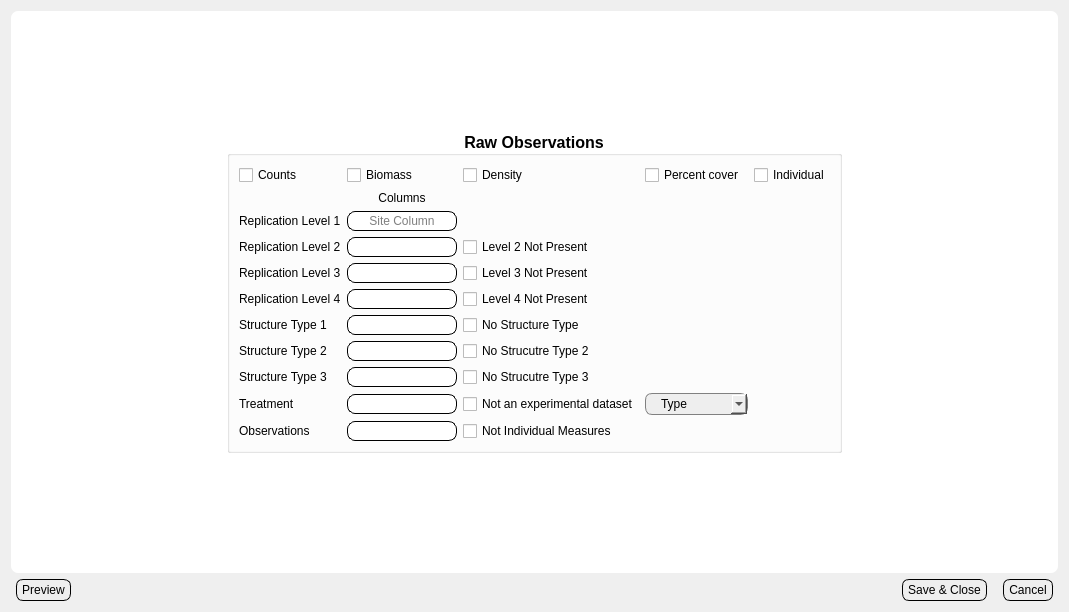
<?xml version="1.0" encoding="UTF-8"?>
<ui version="4.0">
 <class>Dialog</class>
 <widget class="QDialog" name="Dialog">
  <property name="geometry">
   <rect>
    <x>0</x>
    <y>0</y>
    <width>1069</width>
    <height>612</height>
   </rect>
  </property>
  <property name="focusPolicy">
   <enum>Qt::TabFocus</enum>
  </property>
  <property name="windowTitle">
   <string>Observation Information</string>
  </property>
  <property name="styleSheet">
   <string notr="true">.QLabel{
	background: None;
	padding: 0px;
	margin: 0px;
}
.QComboBox {
    border: 1px solid gray;
    border-radius: 7px;
    padding: 2px;
	padding-left: 15px;
	background: #EEEEEE;
}
.QFrame, .QWidget{
	border-radius: 7;
	background: white;
}	



.QLineEdit{
	padding: 1px;
	border-style: solid;
	border: 1px solid black;
	border-radius: 8px;
	margin: 0px;
}

.QPushButton {
	color: black;
	background: #EEEEEE;
	border-width: 1px;
	border-color: black;
	border-style: solid;
	border-radius: 7;
	margin-top: 0px;
	margin-left: 5px;
	margin-right:5px;	
	padding-left: 5px;
	padding-right: 5px;
	padding-top: 3px;
	padding-bottom: 3px;
}
</string>
  </property>
  <layout class="QVBoxLayout" name="verticalLayout_5">
   <item>
    <layout class="QVBoxLayout" name="verticalLayout_4">
     <item>
      <widget class="QFrame" name="frame">
       <property name="frameShape">
        <enum>QFrame::StyledPanel</enum>
       </property>
       <property name="frameShadow">
        <enum>QFrame::Raised</enum>
       </property>
       <layout class="QVBoxLayout" name="verticalLayout_3">
        <item>
         <layout class="QVBoxLayout" name="verticalLayout_2">
          <item>
           <spacer name="verticalSpacer">
            <property name="orientation">
             <enum>Qt::Vertical</enum>
            </property>
            <property name="sizeHint" stdset="0">
             <size>
              <width>20</width>
              <height>40</height>
             </size>
            </property>
           </spacer>
          </item>
          <item>
           <layout class="QHBoxLayout" name="horizontalLayout">
            <item>
             <spacer name="horizontalSpacer">
              <property name="orientation">
               <enum>Qt::Horizontal</enum>
              </property>
              <property name="sizeHint" stdset="0">
               <size>
                <width>40</width>
                <height>20</height>
               </size>
              </property>
             </spacer>
            </item>
            <item>
             <widget class="QGroupBox" name="groupBox">
              <property name="sizePolicy">
               <sizepolicy hsizetype="Fixed" vsizetype="Fixed">
                <horstretch>0</horstretch>
                <verstretch>0</verstretch>
               </sizepolicy>
              </property>
              <property name="font">
               <font>
                <pointsize>12</pointsize>
                <weight>75</weight>
                <bold>true</bold>
               </font>
              </property>
              <property name="title">
               <string>Raw Observations</string>
              </property>
              <property name="alignment">
               <set>Qt::AlignCenter</set>
              </property>
              <layout class="QVBoxLayout" name="verticalLayout">
               <item>
                <layout class="QGridLayout" name="gridLayout">
                 <item row="11" column="2">
                  <widget class="QCheckBox" name="ckRaw">
                   <property name="focusPolicy">
                    <enum>Qt::TabFocus</enum>
                   </property>
                   <property name="text">
                    <string>Not Individual Measures</string>
                   </property>
                  </widget>
                 </item>
                 <item row="11" column="1">
                  <widget class="QLineEdit" name="lnedRaw">
                   <property name="enabled">
                    <bool>true</bool>
                   </property>
                   <property name="sizePolicy">
                    <sizepolicy hsizetype="Fixed" vsizetype="Fixed">
                     <horstretch>0</horstretch>
                     <verstretch>0</verstretch>
                    </sizepolicy>
                   </property>
                   <property name="focusPolicy">
                    <enum>Qt::StrongFocus</enum>
                   </property>
                   <property name="inputMask">
                    <string/>
                   </property>
                   <property name="text">
                    <string/>
                   </property>
                   <property name="alignment">
                    <set>Qt::AlignCenter</set>
                   </property>
                   <property name="readOnly">
                    <bool>false</bool>
                   </property>
                   <property name="placeholderText">
                    <string/>
                   </property>
                  </widget>
                 </item>
                 <item row="6" column="1">
                  <widget class="QLineEdit" name="lnedRep4">
                   <property name="enabled">
                    <bool>true</bool>
                   </property>
                   <property name="sizePolicy">
                    <sizepolicy hsizetype="Fixed" vsizetype="Fixed">
                     <horstretch>0</horstretch>
                     <verstretch>0</verstretch>
                    </sizepolicy>
                   </property>
                   <property name="focusPolicy">
                    <enum>Qt::StrongFocus</enum>
                   </property>
                   <property name="inputMask">
                    <string/>
                   </property>
                   <property name="text">
                    <string/>
                   </property>
                   <property name="alignment">
                    <set>Qt::AlignCenter</set>
                   </property>
                   <property name="readOnly">
                    <bool>false</bool>
                   </property>
                   <property name="placeholderText">
                    <string/>
                   </property>
                  </widget>
                 </item>
                 <item row="4" column="0">
                  <widget class="QLabel" name="label_3">
                   <property name="text">
                    <string>Replication Level 2</string>
                   </property>
                  </widget>
                 </item>
                 <item row="5" column="2">
                  <widget class="QCheckBox" name="ckRep3">
                   <property name="focusPolicy">
                    <enum>Qt::TabFocus</enum>
                   </property>
                   <property name="text">
                    <string>Level 3 Not Present</string>
                   </property>
                  </widget>
                 </item>
                 <item row="5" column="1">
                  <widget class="QLineEdit" name="lnedRep3">
                   <property name="enabled">
                    <bool>true</bool>
                   </property>
                   <property name="sizePolicy">
                    <sizepolicy hsizetype="Fixed" vsizetype="Fixed">
                     <horstretch>0</horstretch>
                     <verstretch>0</verstretch>
                    </sizepolicy>
                   </property>
                   <property name="focusPolicy">
                    <enum>Qt::StrongFocus</enum>
                   </property>
                   <property name="inputMask">
                    <string/>
                   </property>
                   <property name="text">
                    <string/>
                   </property>
                   <property name="alignment">
                    <set>Qt::AlignCenter</set>
                   </property>
                   <property name="readOnly">
                    <bool>false</bool>
                   </property>
                   <property name="placeholderText">
                    <string/>
                   </property>
                  </widget>
                 </item>
                 <item row="5" column="0">
                  <widget class="QLabel" name="label_4">
                   <property name="text">
                    <string>Replication Level 3</string>
                   </property>
                  </widget>
                 </item>
                 <item row="3" column="0">
                  <widget class="QLabel" name="label_2">
                   <property name="text">
                    <string>Replication Level 1</string>
                   </property>
                  </widget>
                 </item>
                 <item row="7" column="1">
                  <widget class="QLineEdit" name="lnedStructure">
                   <property name="enabled">
                    <bool>true</bool>
                   </property>
                   <property name="sizePolicy">
                    <sizepolicy hsizetype="Fixed" vsizetype="Fixed">
                     <horstretch>0</horstretch>
                     <verstretch>0</verstretch>
                    </sizepolicy>
                   </property>
                   <property name="focusPolicy">
                    <enum>Qt::StrongFocus</enum>
                   </property>
                   <property name="inputMask">
                    <string/>
                   </property>
                   <property name="text">
                    <string/>
                   </property>
                   <property name="alignment">
                    <set>Qt::AlignCenter</set>
                   </property>
                   <property name="readOnly">
                    <bool>false</bool>
                   </property>
                   <property name="placeholderText">
                    <string/>
                   </property>
                  </widget>
                 </item>
                 <item row="6" column="0">
                  <widget class="QLabel" name="label_5">
                   <property name="text">
                    <string>Replication Level 4</string>
                   </property>
                  </widget>
                 </item>
                 <item row="6" column="2">
                  <widget class="QCheckBox" name="ckRep4">
                   <property name="focusPolicy">
                    <enum>Qt::TabFocus</enum>
                   </property>
                   <property name="text">
                    <string>Level 4 Not Present</string>
                   </property>
                  </widget>
                 </item>
                 <item row="4" column="1">
                  <widget class="QLineEdit" name="lnedRep2">
                   <property name="enabled">
                    <bool>true</bool>
                   </property>
                   <property name="sizePolicy">
                    <sizepolicy hsizetype="Fixed" vsizetype="Fixed">
                     <horstretch>0</horstretch>
                     <verstretch>0</verstretch>
                    </sizepolicy>
                   </property>
                   <property name="focusPolicy">
                    <enum>Qt::StrongFocus</enum>
                   </property>
                   <property name="inputMask">
                    <string/>
                   </property>
                   <property name="text">
                    <string/>
                   </property>
                   <property name="alignment">
                    <set>Qt::AlignCenter</set>
                   </property>
                   <property name="readOnly">
                    <bool>false</bool>
                   </property>
                   <property name="placeholderText">
                    <string/>
                   </property>
                  </widget>
                 </item>
                 <item row="4" column="2">
                  <widget class="QCheckBox" name="ckRep2">
                   <property name="focusPolicy">
                    <enum>Qt::TabFocus</enum>
                   </property>
                   <property name="text">
                    <string>Level 2 Not Present</string>
                   </property>
                  </widget>
                 </item>
                 <item row="7" column="0">
                  <widget class="QLabel" name="label_6">
                   <property name="text">
                    <string>Structure Type 1</string>
                   </property>
                  </widget>
                 </item>
                 <item row="11" column="0">
                  <widget class="QLabel" name="label_8">
                   <property name="text">
                    <string>Observations</string>
                   </property>
                  </widget>
                 </item>
                 <item row="3" column="1">
                  <widget class="QLineEdit" name="lnedRep1">
                   <property name="enabled">
                    <bool>false</bool>
                   </property>
                   <property name="sizePolicy">
                    <sizepolicy hsizetype="Fixed" vsizetype="Fixed">
                     <horstretch>0</horstretch>
                     <verstretch>0</verstretch>
                    </sizepolicy>
                   </property>
                   <property name="focusPolicy">
                    <enum>Qt::NoFocus</enum>
                   </property>
                   <property name="inputMask">
                    <string/>
                   </property>
                   <property name="text">
                    <string/>
                   </property>
                   <property name="alignment">
                    <set>Qt::AlignCenter</set>
                   </property>
                   <property name="readOnly">
                    <bool>false</bool>
                   </property>
                   <property name="placeholderText">
                    <string>Site Column</string>
                   </property>
                  </widget>
                 </item>
                 <item row="2" column="1">
                  <widget class="QLabel" name="label">
                   <property name="text">
                    <string>Columns</string>
                   </property>
                   <property name="alignment">
                    <set>Qt::AlignCenter</set>
                   </property>
                  </widget>
                 </item>
                 <item row="10" column="1">
                  <widget class="QLineEdit" name="lnedTreatment"/>
                 </item>
                 <item row="10" column="2">
                  <widget class="QCheckBox" name="ckTreatment">
                   <property name="text">
                    <string>Not an experimental dataset</string>
                   </property>
                  </widget>
                 </item>
                 <item row="10" column="0">
                  <widget class="QLabel" name="label_9">
                   <property name="text">
                    <string>Treatment</string>
                   </property>
                  </widget>
                 </item>
                 <item row="0" column="0">
                  <widget class="QCheckBox" name="ckCount">
                   <property name="text">
                    <string>Counts</string>
                   </property>
                  </widget>
                 </item>
                 <item row="0" column="2">
                  <widget class="QCheckBox" name="ckDensity">
                   <property name="text">
                    <string>Density</string>
                   </property>
                  </widget>
                 </item>
                 <item row="0" column="1">
                  <widget class="QCheckBox" name="ckBiomass">
                   <property name="text">
                    <string>Biomass</string>
                   </property>
                  </widget>
                 </item>
                 <item row="0" column="3">
                  <widget class="QCheckBox" name="ckPercentcover">
                   <property name="text">
                    <string>Percent cover</string>
                   </property>
                  </widget>
                 </item>
                 <item row="9" column="0">
                  <widget class="QLabel" name="label_10">
                   <property name="text">
                    <string>Structure Type 3</string>
                   </property>
                  </widget>
                 </item>
                 <item row="0" column="4">
                  <widget class="QCheckBox" name="ckIndividual">
                   <property name="text">
                    <string>Individual</string>
                   </property>
                  </widget>
                 </item>
                 <item row="10" column="3">
                  <widget class="QComboBox" name="comboBox">
                   <item>
                    <property name="text">
                     <string>Type</string>
                    </property>
                   </item>
                   <item>
                    <property name="text">
                     <string>fire</string>
                    </property>
                   </item>
                   <item>
                    <property name="text">
                     <string>removal</string>
                    </property>
                   </item>
                   <item>
                    <property name="text">
                     <string>consumer</string>
                    </property>
                   </item>
                   <item>
                    <property name="text">
                     <string>precipitation</string>
                    </property>
                   </item>
                   <item>
                    <property name="text">
                     <string>temperature</string>
                    </property>
                   </item>
                   <item>
                    <property name="text">
                     <string>disturbance</string>
                    </property>
                   </item>
                   <item>
                    <property name="text">
                     <string>density</string>
                    </property>
                   </item>
                  </widget>
                 </item>
                 <item row="8" column="0">
                  <widget class="QLabel" name="label_7">
                   <property name="text">
                    <string>Structure Type 2</string>
                   </property>
                  </widget>
                 </item>
                 <item row="9" column="2">
                  <widget class="QCheckBox" name="ckStructure3">
                   <property name="text">
                    <string>No Strucutre Type 3</string>
                   </property>
                  </widget>
                 </item>
                 <item row="8" column="2">
                  <widget class="QCheckBox" name="ckStructure2">
                   <property name="text">
                    <string>No Strucutre Type 2</string>
                   </property>
                  </widget>
                 </item>
                 <item row="7" column="2">
                  <widget class="QCheckBox" name="ckStructure">
                   <property name="focusPolicy">
                    <enum>Qt::TabFocus</enum>
                   </property>
                   <property name="text">
                    <string>No Structure Type </string>
                   </property>
                  </widget>
                 </item>
                 <item row="8" column="1">
                  <widget class="QLineEdit" name="lnedStructure2"/>
                 </item>
                 <item row="9" column="1">
                  <widget class="QLineEdit" name="lnedStructure3"/>
                 </item>
                </layout>
               </item>
              </layout>
             </widget>
            </item>
            <item>
             <spacer name="horizontalSpacer_2">
              <property name="orientation">
               <enum>Qt::Horizontal</enum>
              </property>
              <property name="sizeHint" stdset="0">
               <size>
                <width>40</width>
                <height>20</height>
               </size>
              </property>
             </spacer>
            </item>
           </layout>
          </item>
          <item>
           <spacer name="verticalSpacer_2">
            <property name="orientation">
             <enum>Qt::Vertical</enum>
            </property>
            <property name="sizeHint" stdset="0">
             <size>
              <width>20</width>
              <height>40</height>
             </size>
            </property>
           </spacer>
          </item>
         </layout>
        </item>
       </layout>
      </widget>
     </item>
     <item>
      <layout class="QHBoxLayout" name="horizontalLayout_7">
       <item>
        <widget class="QPushButton" name="btnPreview">
         <property name="text">
          <string>Preview</string>
         </property>
        </widget>
       </item>
       <item>
        <spacer name="horizontalSpacer_6">
         <property name="orientation">
          <enum>Qt::Horizontal</enum>
         </property>
         <property name="sizeHint" stdset="0">
          <size>
           <width>40</width>
           <height>20</height>
          </size>
         </property>
        </spacer>
       </item>
       <item>
        <widget class="QPushButton" name="btnSaveClose">
         <property name="text">
          <string>Save &amp;&amp; Close</string>
         </property>
        </widget>
       </item>
       <item>
        <widget class="QPushButton" name="btnCancel">
         <property name="text">
          <string>Cancel</string>
         </property>
        </widget>
       </item>
      </layout>
     </item>
    </layout>
   </item>
  </layout>
 </widget>
 <tabstops>
  <tabstop>lnedRep2</tabstop>
  <tabstop>ckRep2</tabstop>
  <tabstop>lnedRep3</tabstop>
  <tabstop>ckRep3</tabstop>
  <tabstop>lnedRep4</tabstop>
  <tabstop>ckRep4</tabstop>
  <tabstop>lnedStructure</tabstop>
  <tabstop>ckStructure</tabstop>
  <tabstop>lnedTreatment</tabstop>
  <tabstop>ckTreatment</tabstop>
  <tabstop>lnedRaw</tabstop>
  <tabstop>btnPreview</tabstop>
  <tabstop>btnSaveClose</tabstop>
  <tabstop>btnCancel</tabstop>
 </tabstops>
 <resources/>
 <connections/>
</ui>
